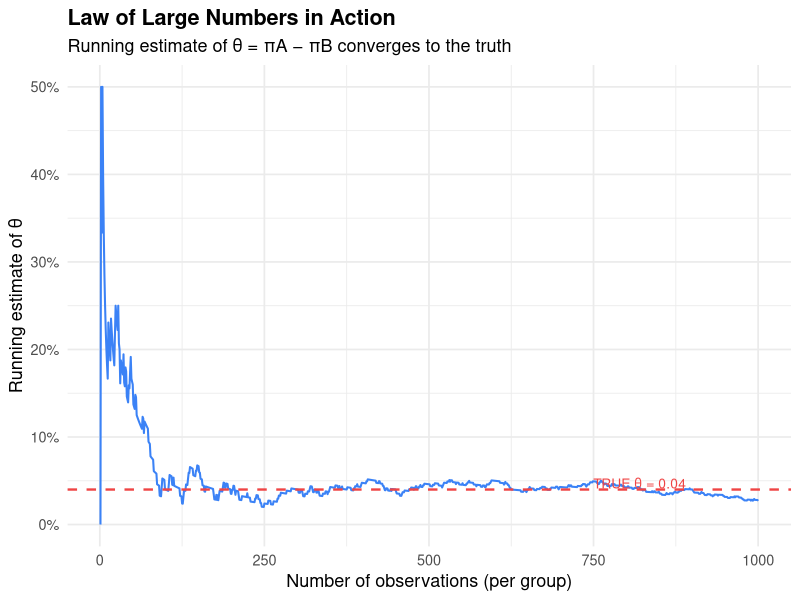
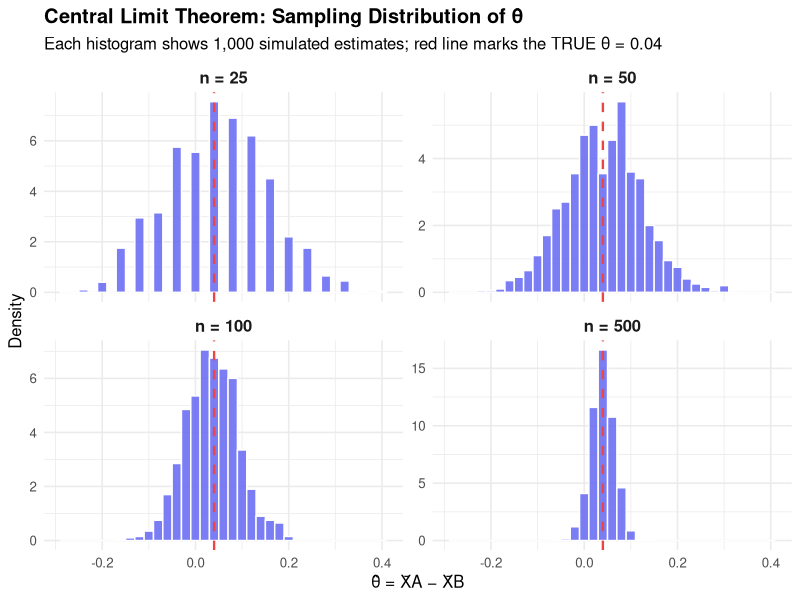

The R source for these figures, in order:
## ---- chunk 1
.libPaths(c("~/R/library", .libPaths()))
library(ggplot2)
library(dplyr)
library(broom)
set.seed(42)
## ---- chunk 2
set.seed(42)

pi_A <- 0.22
pi_B <- 0.18
n    <- 1000

draws_A <- rbinom(n, 1, pi_A)
draws_B <- rbinom(n, 1, pi_B)

cat("Sample proportion A:", round(mean(draws_A), 4), "\n")
cat("Sample proportion B:", round(mean(draws_B), 4), "\n")
cat("Estimated difference:", round(mean(draws_A) - mean(draws_B), 4), "\n")
## ---- chunk 3
diffs      <- draws_A - draws_B
cumulative <- cumsum(diffs) / seq_along(diffs)

lln_df <- data.frame(n = seq_along(cumulative), est = cumulative)

ggplot(lln_df, aes(x = n, y = est)) +
  geom_line(color = "#3B82F6", linewidth = 0.7) +
  geom_hline(yintercept = 0.04, linetype = "dashed",
             color = "#EF4444", linewidth = 0.8) +
  annotate("text", x = 820, y = 0.047,
           label = "TRUE θ = 0.04", color = "#EF4444", size = 3.5) +
  scale_y_continuous(labels = scales::percent_format(accuracy = 1)) +
  labs(
    title    = "Law of Large Numbers in Action",
    subtitle = "Running estimate of θ = πA − πB converges to the truth",
    x        = "Number of observations (per group)",
    y        = "Running estimate of θ"
  ) +
  theme_minimal(base_size = 13) +
  theme(plot.title = element_text(face = "bold"))
## ---- chunk 4
B           <- 1000
boot_thetas <- numeric(B)

for (b in 1:B) {
  samp_A         <- sample(draws_A, n, replace = TRUE)
  samp_B         <- sample(draws_B, n, replace = TRUE)
  boot_thetas[b] <- mean(samp_A) - mean(samp_B)
}

boot_se <- sd(boot_thetas)

# Analytical SE
pi_hat_A    <- mean(draws_A)
pi_hat_B    <- mean(draws_B)
analytic_se <- sqrt(pi_hat_A * (1 - pi_hat_A) / n +
                    pi_hat_B * (1 - pi_hat_B) / n)

# 95% CI
theta_hat <- pi_hat_A - pi_hat_B
ci_lo <- theta_hat - 1.96 * boot_se
ci_hi <- theta_hat + 1.96 * boot_se
## ---- chunk 5
se_df <- data.frame(
  Method        = c("Bootstrap", "Analytical"),
  `Std. Error`  = c(round(boot_se, 5), round(analytic_se, 5))
)
knitr::kable(se_df, caption = "Standard Error Comparison", align = "lr")
## ---- chunk 6
sample_sizes <- c(25, 50, 100, 500)
reps         <- 1000

clt_list <- lapply(sample_sizes, function(s) {
  thetas <- replicate(reps, {
    mean(rbinom(s, 1, pi_A)) - mean(rbinom(s, 1, pi_B))
  })
  data.frame(n = s, theta_hat = thetas,
             n_label = paste0("n = ", s))
})
clt_data <- do.call(rbind, clt_list)
clt_data$n_label <- factor(clt_data$n_label,
                            levels = paste0("n = ", sample_sizes))

ggplot(clt_data, aes(x = theta_hat)) +
  geom_histogram(aes(y = after_stat(density)),
                 bins = 35, fill = "#6366F1",
                 color = "white", alpha = 0.85) +
  geom_vline(xintercept = 0.04, color = "#EF4444",
             linetype = "dashed", linewidth = 0.8) +
  facet_wrap(~n_label, scales = "free_y") +
  labs(
    title    = "Central Limit Theorem: Sampling Distribution of θ̂",
    subtitle = "Each histogram shows 1,000 simulated estimates; red line marks the TRUE θ = 0.04",
    x        = "θ̂ = X̄A − X̄B",
    y        = "Density"
  ) +
  theme_minimal(base_size = 12) +
  theme(
    plot.title = element_text(face = "bold"),
    strip.text = element_text(face = "bold", size = 12)
  )
## ---- chunk 7
z_stat  <- theta_hat / analytic_se
p_value <- 2 * (1 - pnorm(abs(z_stat)))
## ---- chunk 8
hyp_df <- data.frame(
  Statistic = c("Estimated θ", "Standard Error", "z-statistic", "p-value"),
  Value     = c(round(theta_hat, 4), round(analytic_se, 4),
                round(z_stat, 3), formatC(p_value, format = "g", digits = 3))
)
knitr::kable(hyp_df, caption = "Hypothesis Test Results (H₀: θ = 0)", align = "lr")
## ---- chunk 9
reg_data <- data.frame(
  Y = c(draws_A, draws_B),
  D = c(rep(1, n), rep(0, n))
)

fit <- lm(Y ~ D, data = reg_data)
## ---- chunk 10
reg_df <- tidy(fit) |>
  filter(term == "D") |>
  transmute(
    Term          = "D (CTA A indicator)",
    Estimate      = round(estimate, 4),
    `Std. Error`  = round(std.error, 4),
    `t-statistic` = round(statistic, 3),
    `p-value`     = formatC(p.value, format = "g", digits = 3)
  )
knitr::kable(reg_df, caption = "Regression: Y ~ D", align = "lrrrr")
## ---- chunk 11
set.seed(123)
n_sims  <- 10000
peek_ns <- seq(100, 1000, by = 100)
pi_null <- 0.20

FALSE_positives <- replicate(n_sims, {
  A <- rbinom(1000, 1, pi_null)
  B <- rbinom(1000, 1, pi_null)

  any(sapply(peek_ns, function(k) {
    th <- mean(A[1:k]) - mean(B[1:k])
    se <- sqrt(mean(A[1:k]) * (1 - mean(A[1:k])) / k +
               mean(B[1:k]) * (1 - mean(B[1:k])) / k)
    if (se == 0) return(FALSE)
    2 * (1 - pnorm(abs(th / se))) < 0.05
  }))
})

empirical_fpr <- mean(FALSE_positives)
## ---- chunk 12
peek_df <- data.frame(
  Scenario              = c("Single test (α = 0.05)", "Peeking 10 times"),
  `FALSE Positive Rate` = c("5.0%", paste0(round(empirical_fpr * 100, 1), "%"))
)
knitr::kable(peek_df, caption = "The Cost of Peeking (H₀ TRUE: πA = πB = 0.20)",
             align = "lr")
